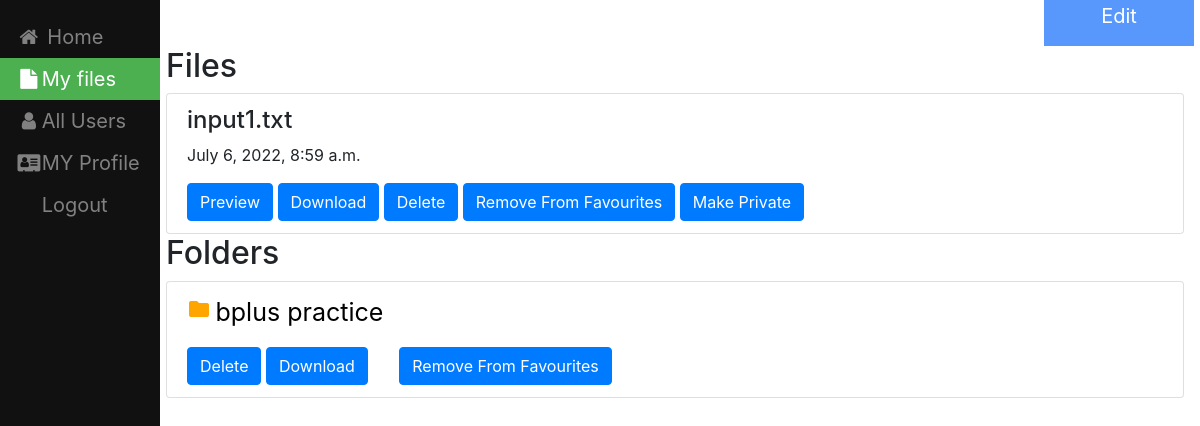
The app's page /My_Files (signed in) with its own data.
### filesharing/models.py (models this page shows, shortened)
class File(models.Model):
    name = models.CharField(max_length=100,null=True,blank=True)
    file=models.FileField(upload_to=user_directory_path)
    created_on = models.DateTimeField(auto_now_add=True)
    user = models.ForeignKey(User,on_delete=models.CASCADE, default=None)
    folder=models.ForeignKey(Folder,null=True,on_delete=models.CASCADE,blank=True)
    isprivate = models.BooleanField(default=False)

class Folder(models.Model):
    name=models.CharField(max_length=100,null=True,blank=True)
    user=models.ForeignKey(User,on_delete=models.CASCADE, default=None)
    linkedfolder=models.ForeignKey("self",null=True,on_delete=models.CASCADE,blank=True)
    def __str__(self):
        return  self.name

### filesharing/views.py (the view)
# urls.py: path('My_Files',views.My_Files,name='My_Files'),
def My_Files(request):
    user = request.user
    all_files = File.objects.filter(user=user)
    all_folders = Folder.objects.filter(user=user)
    top_folder = all_folders.filter(linkedfolder__isnull=True)
    top_file = all_files.filter(folder__isnull=True)
    f = fav.objects.filter(user=request.user)
    files = f
    fi = set(())
    fold = set(())
    for i in range(len(files)):
        if files[i].sfile:
            fi.add(files[i].sfile.id)
        elif files[i].sfolder:
            fold.add(files[i].sfolder.id)
    favfiles = []
    notfavfiles = []
    favfolders = []
    notfavfolders = []
    for i in range(len(top_file)):
        if top_file[i].id in fi:
            favfiles.append(top_file[i])
        else:
            notfavfiles.append(top_file[i])
    for i in range(len(top_folder)):
        if top_folder[i].id in fold:
            favfolders.append(top_folder[i])
        else:
            notfavfolders.append(top_folder[i])
    context = {'all_files': favfiles, 'notfav':notfavfiles,'all_folders': favfolders,'notfavfolders':notfavfolders}
    return render(request, 'filesharing/MY_Files.html', context)

### templates/filesharing/MY_Files.html (shortened to what this page needs)
{% load static %}
<!DOCTYPE html>
<html lang="en" dir="ltr">
  <head>
    <link rel="stylesheet" type="text/css" href="{%  static 'css/styles.css' %}"/>
    <link rel="stylesheet" href="https://cdnjs.cloudflare.com/ajax/libs/font-awesome/4.7.0/css/font-awesome.min.css">
    <link rel="stylesheet" href="https://maxcdn.bootstrapcdn.com/bootstrap/4.0.0/css/bootstrap.min.css">
  </head>
<body>
<div class="sidebar">
  <a href="home1"><i class="fa fa-fw fa-home"></i> Home</a>
  <a class="active" href="My_Files"><i class="fa fa-fw fa-file"></i>My files</a>
  <a href="allusers"><i class="fa fa-fw fa-user"></i>All Users</a>
  <a href="createdprofile"><i class="fa fa-fw fa-address-card"></i>MY Profile</a>
  <a href="logout">Logout</a>
</div>
<div class="dropdown">
  <button class="dropbtn">Edit </button>
</div>
<div class="content">
  <div class="list-group">
    {%  if notfav or all_files  %}
  <h2> Files</h2>
  {% endif %}
  {% for file in all_files %}
        <div class="list-group">
             <div class="list-group-item">
                 <h4 class="list-group-item-text">{{ file.name}}</h4>
                  <p class="list-group-item-text">{{ file.created_on}}</p>
                <td> <a class="list-group-item-text" href="{{ file.file.url }}" target="_blank"><button type="button" class="btn btn-primary">Preview</button> </a> </td>
                 <a class="list-group-item-text" href="{{ file.file.url }}" target="_blank" download><button type="button" class="btn btn-primary">Download</button></a>
               <a class="list-group-item-text" href="{% url 'filesharing:delete' file.pk %}" ><button type="button" class="btn btn-primary">Delete</button></a>
                 <a class="list-group-item-text" href="{% url 'filesharing:removestay' file.pk  %}" ><button type="button" class="btn btn-primary">Remove From Favourites</button></a>
                 {% if file.isprivate %}
                    <a class="list-group-item-text" href="{% url 'filesharing:makepublic' file.pk %}" ><button type="button" class="btn btn-primary">Make Public</button></a>
                 {% else %}
                     <a class="list-group-item-text" href="{% url 'filesharing:makeprivate' file.pk %}" ><button type="button" class="btn btn-primary">Make Private</button></a>
                  {% endif %}
             </div>
        </div>
 {% endfor %}
 </div>
 <div class="list-group">
 {% if all_folders or notfavfolders %}
 <h2> Folders</h2>
{% endif %}
{% for f in all_folders %}
        <div class="list-group">
             <div class="list-group-item">
                 <i class="material-icons"  style="color: orange" >
                 </i>
                  <a  style="font-size:25px;color:black" href="{% url 'filesharing:user-linked-files' f.id %}" > {{ f }} </a><br>
                 <a class="list-group-item-text"  href="{% url 'filesharing:folder-delete' f.id %}" ><button type="button" class="btn btn-primary">Delete</button></a>
                 <a class="list-group-item-text" href="{% url 'filesharing:download_folder' f.id %}" target="_blank" download><button type="button" class="btn btn-primary">Download</button></a>&nbsp;&nbsp;&nbsp;&nbsp;&nbsp;&nbsp;
                 <a class="list-group-item-text" href="{% url 'filesharing:removestayfolder' f.id %}" ><button type="button" class="btn btn-primary">Remove From Favourites</button></a>
          </div>
        </div>
 {% endfor %}
 </div>
</div>
</body>
</html>

### static/css/styles.css (style rules this page uses)
.sidebar { height: 100%; width: 160px; position: fixed; z-index: 1; top: 0; left: 0; background-color: #111; overflow-x: hidden; padding-top: 16px; }
.sidebar a { padding: 6px 8px 6px 16px; text-decoration: none; font-size: 20px; color: #818181; display: block; }
.sidebar a.active { background-color: #4CAF50; color: white; }
div.content { margin-left: 150px; padding: 1px 16px; height: 2000px; }

### templates/filesharing/MY_Files.html (style rules this page uses)
.dropbtn { margin-left: 87vw; background-color: #5897fb ; color: white; width: 150px; padding-bottom: 15px; font-size: 20px; text-align:center; border: none; }
.dropdown { position: relative; display: inline-block; }

### records on screen
File: name "input1.txt", created_on "July 6, 2022, 8:59 a.m.", isprivate "Make Private"
Folder: name "bplus practice"
